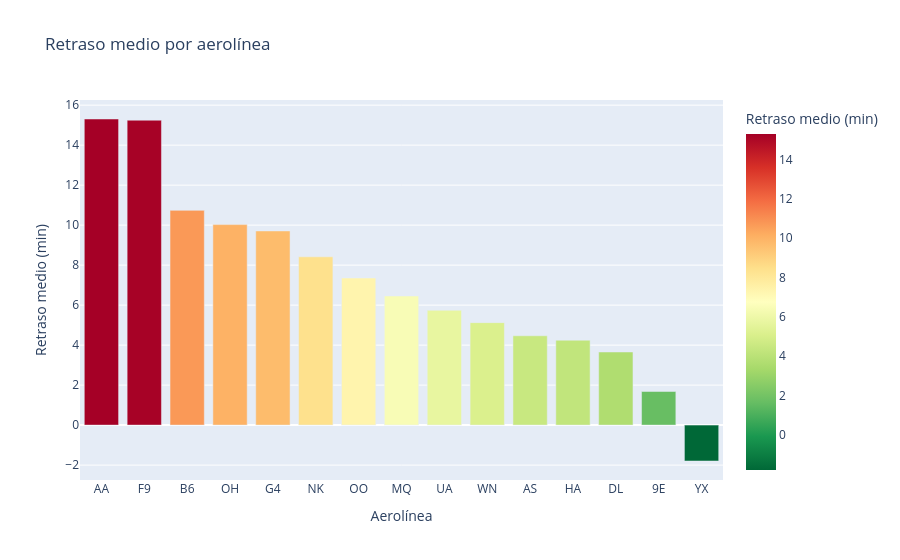

Here is the notebook cell this chart was saved with:
### Code cell
import plotly.express as px

retraso_aerolinea = vuelos.groupby('aerolinea')['arr_delay'].mean().reset_index()
retraso_aerolinea.columns = ['aerolinea', 'retraso_medio']
retraso_aerolinea = retraso_aerolinea.sort_values('retraso_medio', ascending=False)

fig = px.bar(retraso_aerolinea, 
             x='aerolinea', y='retraso_medio',
             title='Retraso medio por aerolínea',
             labels={'retraso_medio': 'Retraso medio (min)', 'aerolinea': 'Aerolínea'},
             color='retraso_medio',
             color_continuous_scale='RdYlGn_r')
fig.show()

### Figure 1 — Plotly figure (JSON) as saved in the notebook; plotly's stock layout.template omitted (floating-point values rounded to 4 significant figures)
{"data": [{"hovertemplate": "Aerolínea=%{x}<br>Retraso medio (min)=%{marker.color}<extra></extra>", "legendgroup": "", "marker": {"color": [15.31, 15.25, 10.74, 10.03, 9.71, 8.415, 7.355, 6.458, 5.743, 5.125, 4.468, 4.247, 3.657, 1.682, -1.794], "coloraxis": "coloraxis", "pattern": {"shape": ""}}, "name": "", "orientation": "v", "showlegend": false, "textposition": "auto", "type": "bar", "x": ["AA", "F9", "B6", "OH", "G4", "NK", "OO", "MQ", "UA", "WN", "AS", "HA", "DL", "9E", "YX"], "xaxis": "x", "y": [15.31, 15.25, 10.74, 10.03, 9.71, 8.415, 7.355, 6.458, 5.743, 5.125, 4.468, 4.247, 3.657, 1.682, -1.794], "yaxis": "y"}], "layout": {"barmode": "relative", "coloraxis": {"colorbar": {"title": {"text": "Retraso medio (min)"}}, "colorscale": [[0, "rgb(0,104,55)"], [0.1, "rgb(26,152,80)"], [0.2, "rgb(102,189,99)"], [0.3, "rgb(166,217,106)"], [0.4, "rgb(217,239,139)"], [0.5, "rgb(255,255,191)"], [0.6, "rgb(254,224,139)"], [0.7, "rgb(253,174,97)"], [0.8, "rgb(244,109,67)"], [0.9, "rgb(215,48,39)"], [1, "rgb(165,0,38)"]]}, "legend": {"tracegroupgap": 0}, "title": {"text": "Retraso medio por aerolínea"}, "xaxis": {"anchor": "y", "domain": [0, 1], "title": {"text": "Aerolínea"}}, "yaxis": {"anchor": "x", "domain": [0, 1], "title": {"text": "Retraso medio (min)"}}}}
